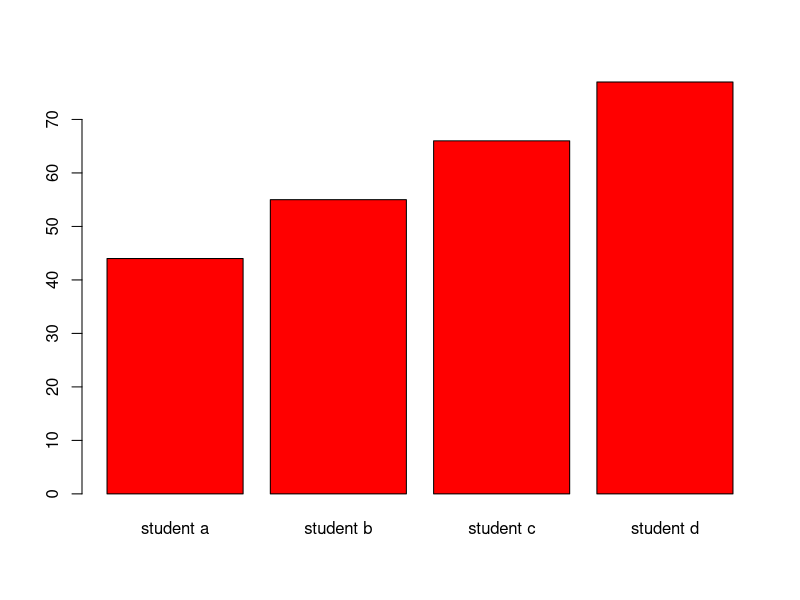
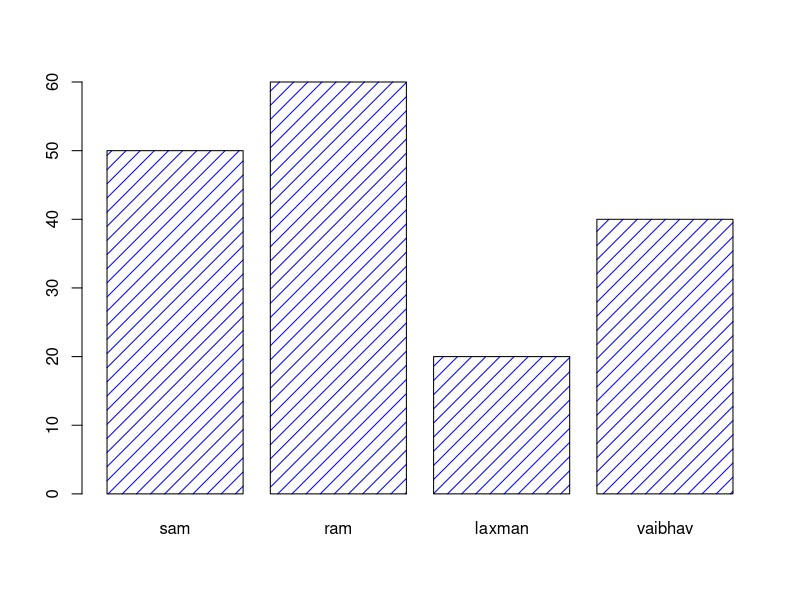
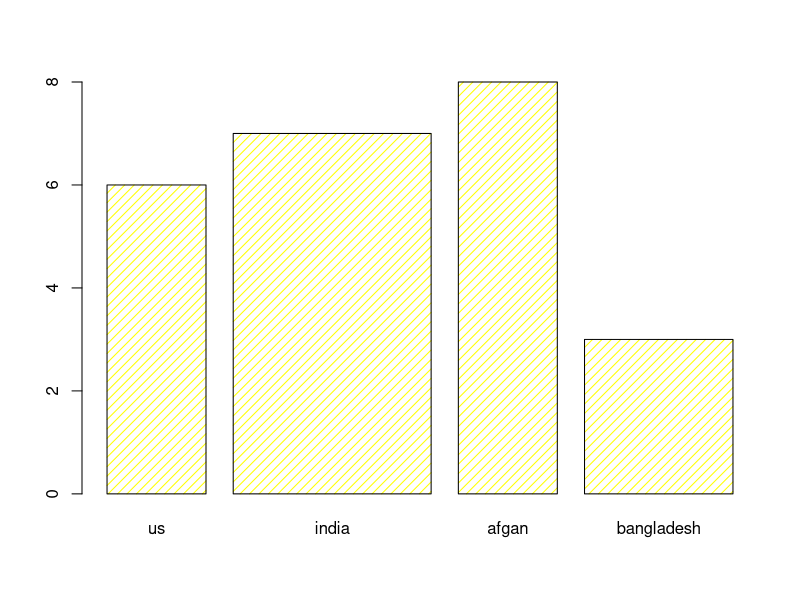

Write the R code that produced these figures, in order.
# bars
x<-c("student a","student b","student c","student d")
y<-c(44,55,66,77)
barplot(y,names.arg=x,col="red")#names. arg used to give x axis names

#density gives to change 
name<-c("sam","ram","laxman","vaibhav")
marks<-c(50,60,20,40)
barplot(marks,names.arg=name,col="blue",density=10)

#we can change  values of plots size
forces<-c("us","india","afgan","bangladesh")
their_rating<-c(6,7,8,3)
barplot(their_rating,names.arg=forces,col="yellow",density=15,width=c(2,4,2,3))

